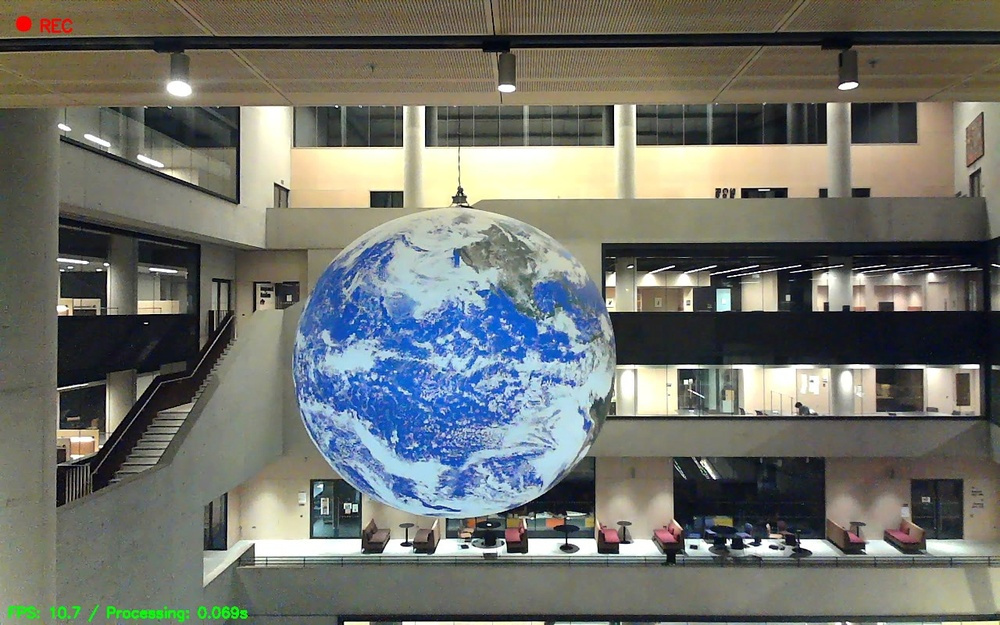
#> input picture submission_ready/final/Dataset_25/task_2/2b/frames/frame_01.jpg, 1000 x 625 px, shrunk from 1280 x 800 before the run; its folder holds only this picture in this run
$ jupyter execute --allow-errors task_2.ipynb
#> lines starting #> are read from the running program, lines starting #| are printed output that depends on the picture; after the words box and inside, x2 and y2 are one past the last pixel; in counts of white or black regions, pixels touching at a corner belong together
#> in main, image is the input picture: PIL image 1000x625 RGB; mean R, G, B 111.8, 114, 107.6
[cell 1]
import torchvision.transforms as transforms
from PIL import Image, ImageFilter
import matplotlib.pyplot as plt
import numpy as np
from tqdm import tqdm
from collections import deque
import cv2
import os


def threshoding(hsv_image: Image.Image, hue_threshold: list, saturation_threshold: int = 0) -> np.ndarray:
#> called with saturation_threshold = 180
    hsv_image_copy = hsv_image.copy()
    hsv_array = np.array(hsv_image_copy)

    hue_channel = hsv_array[:, :, 0]
    saturation_channel = hsv_array[:, :, 1]
    mask = (hue_channel >= hue_threshold[0]) & (hue_channel <= hue_threshold[1]) & (saturation_channel >= saturation_threshold)
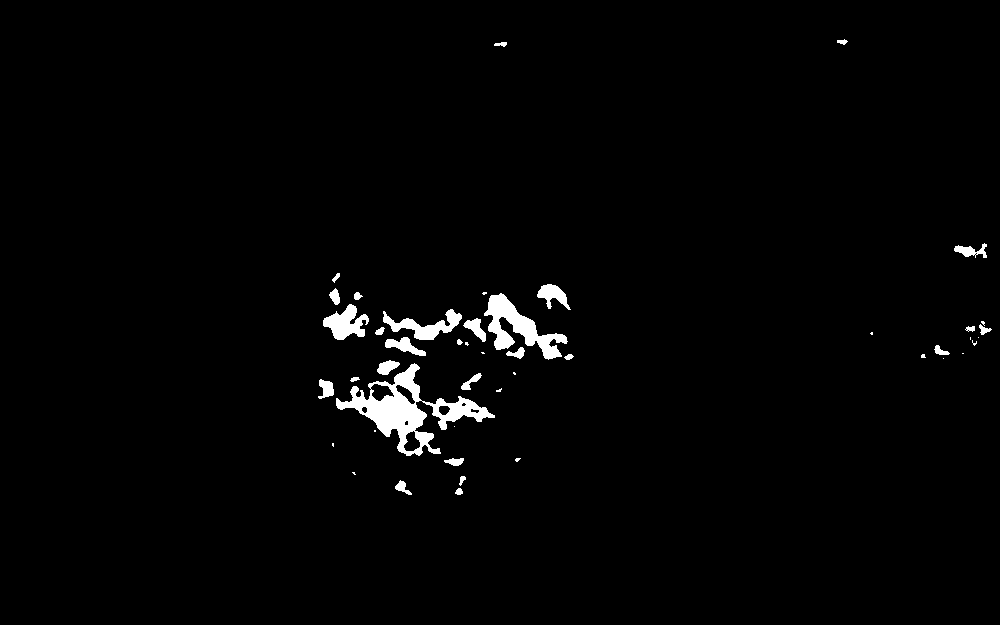
#> mask: shape (625, 1000) bool; 1.8% white; 46 white regions (18 under 20 px), largest, box (x1, y1, x2, y2) and area: (336, 363, 495, 456) 4233, (484, 293, 568, 360) 2028, (383, 309, 462, 340) 946
    binary_image = np.zeros_like(hue_channel)
    binary_image[mask] = 255

    return binary_image


def region_growing(hsv_image: Image.Image, seed_point: tuple, threshold: int):
    # Setup
    hsv_image_copy = hsv_image.copy()
    hsv_array = np.array(hsv_image_copy)
    hue_channel = hsv_array[:, :, 0]

    if threshold == 0:
        return np.zeros_like(hue_channel)

    seeds = seed_point # Your ocean seed
    connectivity = 4 # or 8
    flags = connectivity | (255 << 8) | cv2.FLOODFILL_FIXED_RANGE

    # floodFill expects a numpy array.
    # We work on the Hue channel directly.
    # Note: cv2.floodFill modifies the image in-place, so we copy.
    work_image = hue_channel.copy()

    h, w = work_image.shape
    mask = np.zeros((h+2, w+2), np.uint8) # floodFill requires mask to be 2px larger

    # Run Region Growing (Instant in C++)
    # For 1-channel image, newVal is a scalar, loDiff/upDiff are scalars.
    cv2.floodFill(work_image, mask, seeds, 255, (threshold,), (threshold,), flags)

    # Extract the actual binary map (Crop the 2px border)
    binary_output = mask[1:-1, 1:-1]

    return binary_output

def threshold_and_region_growing(hsv_image: Image.Image, rg_threshold: int, saturation_threshold: int = 120):
    binary_seeds = threshoding(hsv_image, hue_threshold=[140, 190], saturation_threshold=saturation_threshold)
    plt.imshow(binary_seeds, cmap='gray')
    plt.axis('off')
    plt.show()


    segmented_images = []
    for y in range(0, binary_seeds.shape[0], 50):
        for x in range(0, binary_seeds.shape[1], 50):
            if binary_seeds[y, x] == 255:
                # print(f"Seed found at: ({x}, {y})")
                segmented_image = region_growing(hsv_image, seed_point=(x, y), threshold=rg_threshold)
                segmented_images.append(segmented_image)
#> after the loop, segmented_images = 4 items
    # Combine all segmented images
    combined_segmented_image = np.zeros_like(binary_seeds)
    for seg_img in segmented_images:
        combined_segmented_image = np.maximum(combined_segmented_image, seg_img)
#> this loop made 4 passes
    plt.imshow(combined_segmented_image, cmap='gray')
    plt.axis('off')
    plt.show()

    return combined_segmented_image


def get_circle_from_3_points(p1, p2, p3):
    """
    Mathematical helper to find (cx, cy, r) from 3 points.
    """
    x1, y1 = p1
    x2, y2 = p2
    x3, y3 = p3

    D = 2 * (x1 * (y2 - y3) + x2 * (y3 - y1) + x3 * (y1 - y2))

    if abs(D) < 1e-7: # Points are collinear (straight line)
        return None

    center_x = ((x1**2 + y1**2) * (y2 - y3) + (x2**2 + y2**2) * (y3 - y1) + (x3**2 + y3**2) * (y1 - y2)) / D
    center_y = ((x1**2 + y1**2) * (x3 - x2) + (x2**2 + y2**2) * (x1 - x3) + (x3**2 + y3**2) * (x2 - x1)) / D

    radius = np.sqrt((center_x - x1)**2 + (center_y - y1)**2)

    return (center_x, center_y, radius)

def fit_circle_ransac(img, max_iterations=2000, distance_threshold=2.0):
    """
    Fits a circle to the edge points of an image using RANSAC.

    img: Input image (RGB or BGR or Gray)
    """
#> called with max_iterations = 2000, distance_threshold = 2
    # Convert PIL to Numpy if needed
    if isinstance(img, Image.Image):
        img = np.array(img)
        # PIL is RGB, OpenCV expects BGR usually.
        # We will convert to Gray anyway.
        gray = cv2.cvtColor(img, cv2.COLOR_RGB2GRAY)
    elif isinstance(img, np.ndarray):
        if len(img.shape) == 3:
            # Assume BGR if numpy array (standard OpenCV)
            gray = cv2.cvtColor(img, cv2.COLOR_BGR2GRAY)
        else:
            gray = img
    else:
        return None, None

    # Edge detection to find points
    edges = cv2.Canny(gray, 100, 200)
#> edges: shape (625, 1000); 0.51% white in thin lines or dots, all inside (x1, y1, x2, y2) = (289, 233, 638, 518)

    # Get coordinates of edge points
    # np.where returns (row, col) -> (y, x)
    y_coords, x_coords = np.where(edges > 0)
#> y_coords = 3181 values from 233 to 517; x_coords = 3181 values, max 637 at index 783, min 289 at index 1254, mean 475.5
    points = np.column_stack((x_coords, y_coords))
#> points = 3181 pairs, first value 289 to 637, second value 233 to 517

    if len(points) < 3:
        print("Not enough points for RANSAC")
        return np.zeros_like(gray), (0, 0, 0, 0)

    best_circle = None
    max_inliers = 0

    # RANSAC Loop
    for i in range(max_iterations):
        # A. Pick 3 random points
        sample_indices = np.random.choice(len(points), 3, replace=False)
        p1, p2, p3 = points[sample_indices]

        # B. Calculate Circle from 3 points
        temp_circle = get_circle_from_3_points(p1, p2, p3)

        if temp_circle is None: continue

        cx, cy, r = temp_circle

        # Filter circles that are too small or too large
        if r > max(gray.shape) or r < 50:
            continue

        # Check if center is somewhat within image bounds
        if not (-r < cx < gray.shape[1] + r and -r < cy < gray.shape[0] + r):
            continue

        # C. Calculate distances of ALL points to this circle center
        dists = np.sqrt((points[:, 0] - cx)**2 + (points[:, 1] - cy)**2)

        # D. Count Inliers
        error = np.abs(dists - r)
        inliers_count = np.count_nonzero(error < distance_threshold)

        # E. Keep the best model
        if inliers_count > max_inliers:
            max_inliers = inliers_count
            best_circle = (cx, cy, r)
#> this loop made 2000 passes
#> (sample_indices, x1 in get_circle_from_3_points, y1 in get_circle_from_3_points, x2 in get_circle_from_3_points, y2 in get_circle_from_3_points, x3 in get_circle_from_3_points, y3 in get_circle_from_3_points, D in get_circle_from_3_points) on passes 1, 9, 22: ([1094, 641, 1572], 575, 348, 557, 307, 577, 388, -1276), ([2166, 487, 2795], 563, 463, 461, 295, 502, 501, -28248), ([858, 3166, 389], 602, 322, 436, 516, 312, 288, 123808)

    # Create mask and bbox
    mask = np.zeros_like(gray)
    bbox = (0, 0, gray.shape[1], gray.shape[0])

    if best_circle:
        cx, cy, r = best_circle
        cv2.circle(mask, (int(cx), int(cy)), int(r), 255, -1)
#> mask: shape (625, 1000); 10.3% white; 1 white region, box (x1, y1, x2, y2) and area: (291, 221, 578, 508) 64209

        x1 = int(max(cx - r, 0))
        y1 = int(max(cy - r, 0))
        x2 = int(min(cx + r, gray.shape[1]))
        y2 = int(min(cy + r, gray.shape[0]))
        bbox = (x1, y1, x2, y2)

    return mask, bbox


def main():
    image_dir = "./Dataset_25/task_2/2b/frames"

    centres = []
    for file in os.listdir(image_dir):
        if file.endswith(".jpg"):
            image_path = os.path.join(image_dir, file)
            image = Image.open(image_path).convert('RGB')
            blurred_image = image.filter(ImageFilter.GaussianBlur(radius=2))
            hsv_image = blurred_image.convert('HSV')

            segmented_image = threshold_and_region_growing(hsv_image=hsv_image, rg_threshold=10, saturation_threshold=180)
            ransac_mask, box = fit_circle_ransac(segmented_image)
            centre = np.average(np.column_stack(np.where(ransac_mask > 0)), axis=0)[::-1]  # (x, y)


            centres.append(centre)

    ref_img_path = os.path.join(image_dir, "frame_00.jpg")
    # plot the centres on the reference image
    ref_image = Image.open(ref_img_path).convert('RGB')
    plt.imshow(ref_image)
    for centre in centres:
        if centre is not None:
            plt.scatter([centre[0]], [centre[1]], color='red', s=10)
    plt.axis('off')
    plt.savefig('centre_swing.png', bbox_inches='tight', pad_inches=0.1)
    plt.show()


#> (the rest of this cell did not finish here and is left out)

### 2c: Measure Distance to the Ground

[cell 2]
#WORK GEH VERSION 2c


import numpy as np
from scipy.io import loadmat
import matplotlib.pyplot as plt
import time
import math
import cv2
plt.close('all')


def dynamicProgramVec(unaryCosts, pairwiseCosts):

    # count number of positions (i.e. pixels in the scanline), and nodes at each
    # position (i.e. the number of distinct possible disparities at each position)
    nNodesPerPosition = len(unaryCosts)
    nPosition = len(unaryCosts[0])

    # define minimum cost matrix - each element will eventually contain
    # the minimum cost to reach this node from the left hand side.
    # We will update it as we move from left to right
    minimumCost = np.zeros([nNodesPerPosition, nPosition])

    # TODO: fill this function in. (hint use tiling and perform calculations columnwise with matricies)

    parents = np.zeros([nNodesPerPosition, nPosition])

    unaryCosts = np.array(unaryCosts)
    pairwiseCosts = np.array(pairwiseCosts)

    minimumCost[:, 0] = unaryCosts[:, 0]

    for c in range(1, nPosition):

        prev = minimumCost[:, c-1].reshape(-1, 1)
        transitionCost = prev + pairwiseCosts

        minCost = np.min(transitionCost, axis=0)
        minInd  = np.argmin(transitionCost, axis=0)

        minimumCost[:, c] = unaryCosts[:, c] + minCost
        parents[:, c] = minInd

    bestPath = np.zeros(nPosition, dtype=int)

    bestPath[-1] = np.argmin(minimumCost[:, -1])
    parent = bestPath[-1]

    for c in range(nPosition-2, -1, -1):
        bestPath[c] = parents[parent, c+1]
        parent = bestPath[c]

    return bestPath


def apply_distortion(img, camera_matrix, dist_coeffs):
    """
    Apply distortion to an image based on camera parameters
    """
    h, w = img.shape[:2]

    # Create map for distortion
    map_x = np.zeros((h, w), dtype=np.float32)
    map_y = np.zeros((h, w), dtype=np.float32)

    # Camera parameters
    fx = camera_matrix[0, 0]
    fy = camera_matrix[1, 1]
    cx = camera_matrix[0, 2]
    cy = camera_matrix[1, 2]

    k1, k2, p1, p2, k3 = dist_coeffs[0], dist_coeffs[1], dist_coeffs[2], dist_coeffs[3], dist_coeffs[4]

    print(f"Applying distortion with k1={k1:.4f}, k2={k2:.4f}")

    # For each pixel in the output (distorted) image
    for v in range(h):
        for u in range(w):
            # Normalize coordinates
            x = (u - cx) / fx
            y = (v - cy) / fy

            # Calculate r^2
            r2 = x*x + y*y
            r4 = r2 * r2
            r6 = r4 * r2

            # Radial distortion
            radial = 1 + k1*r2 + k2*r4 + k3*r6

            # Tangential distortion
            dx = 2*p1*x*y + p2*(r2 + 2*x*x)
            dy = p1*(r2 + 2*y*y) + 2*p2*x*y

            # Apply distortion
            x_distorted = x * radial + dx
            y_distorted = y * radial + dy

            # Convert back to pixel coordinates
            map_x[v, u] = x_distorted * fx + cx
            map_y[v, u] = y_distorted * fy + cy

    # Apply the distortion mapping
    distorted_img = cv2.remap(img, map_x, map_y, cv2.INTER_LINEAR)

    return distorted_img


# Camera 1 Intrinsics from your MATLAB output
camera_matrix_1 = np.array([
    [1054.9526, 0, 825.8235],
    [0, 1041.7461, 351.6964],
    [0, 0, 1]
], dtype=np.float32)

# Radial distortion for Camera 1: [k1, k2, p1, p2, k3]
dist_coeffs_1 = np.array([0.4745, -1.3516, 0, 0, 0], dtype=np.float32)

# Camera 2 Intrinsics from your MATLAB output
camera_matrix_2 = np.array([
    [1084.3657, 0, 695.6607],
    [0, 1086.9103, 347.2030],
    [0, 0, 1]
], dtype=np.float32)

# Radial distortion for Camera 2: [k1, k2, p1, p2, k3]
dist_coeffs_2 = np.array([0.0565, -0.1061, 0, 0, 0], dtype=np.float32)


# Load images
left_img_path = "./Dataset_25/task_2/2c_00_cam2.jpg"
right_img_path = "./Dataset_25/task_2/2c_00_cam1.jpg"

im1_color = cv2.imread(left_img_path)
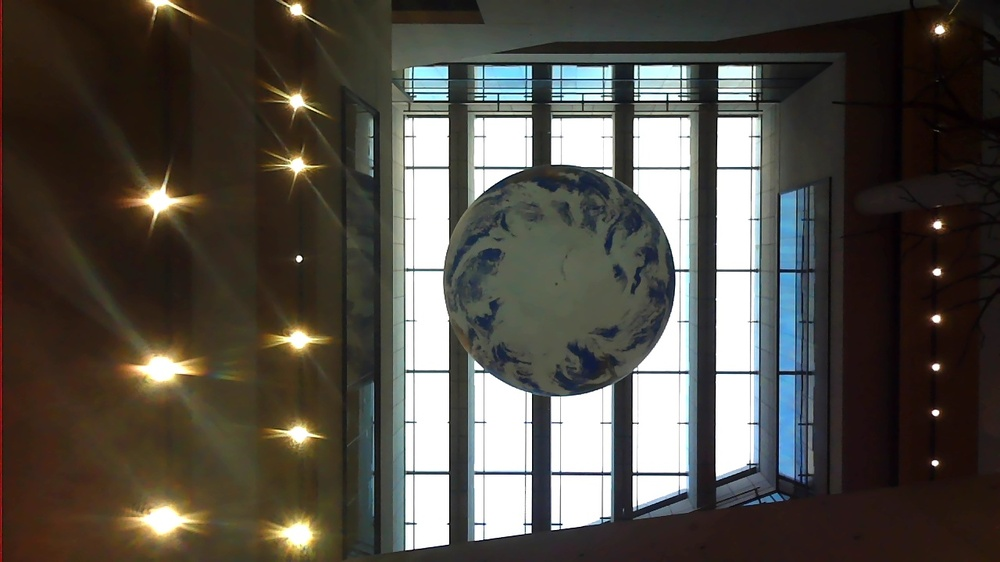
#> input picture submission_ready/final/Dataset_25/task_2/2c_00_cam2.jpg, 1000 x 562 px, shrunk from 1280 x 720 before the run
#> im1_color is the input picture: shape (562, 1000, 3); mean B, G, R 71, 78.2, 82.5
im2_color = cv2.imread(right_img_path)
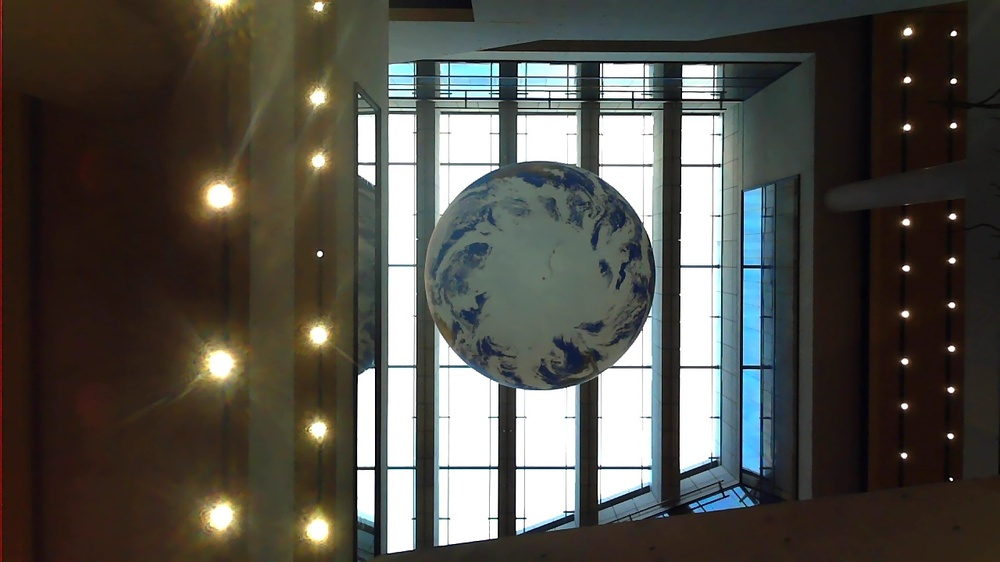
#> input picture submission_ready/final/Dataset_25/task_2/2c_00_cam1.jpg, 1000 x 562 px, shrunk from 1280 x 720 before the run
#> im2_color is the input picture: shape (562, 1000, 3); mean B, G, R 73.4, 79.8, 81.9
im1_original = cv2.imread(left_img_path, cv2.IMREAD_GRAYSCALE)
im2_original = cv2.imread(right_img_path, cv2.IMREAD_GRAYSCALE)

if im1_original is None or im2_original is None:
    raise FileNotFoundError("Images not found")

# ===== APPLY DISTORTION HERE =====
print("\n===== Applying Distortion =====")
print("Distorting Camera 2 (left image)...")
im1_distorted = apply_distortion(im1_original, camera_matrix_2, dist_coeffs_2)
#> after the loop in apply_distortion, `for v in range(h):`:
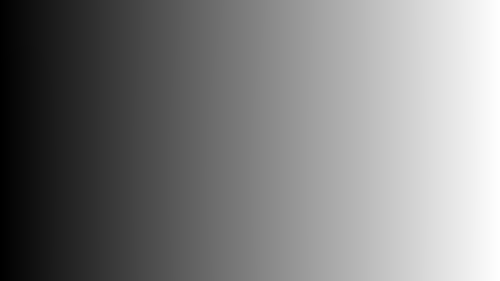
#> map_x: shape (562, 1000) float32 (shown at 1/2 size); min -3.67, max 1001, mean 498.2; drawn with min black and max white

print("Distorting Camera 1 (right image)...")
im2_distorted = apply_distortion(im2_original, camera_matrix_1, dist_coeffs_1)
#> after the loop in apply_distortion (call 2), `for v in range(h):`:
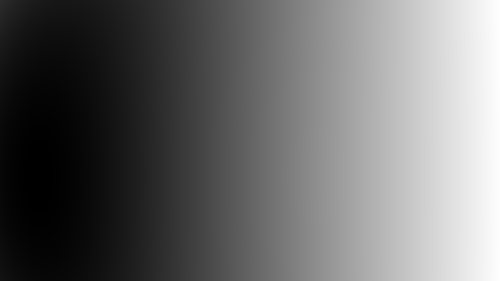
#> map_x: shape (562, 1000) float32 (shown at 1/2 size); min 154.9, max 1005.9, mean 512.3; drawn with min black and max white
#> after the loop in apply_distortion (call 2), `for v in range(h):`:
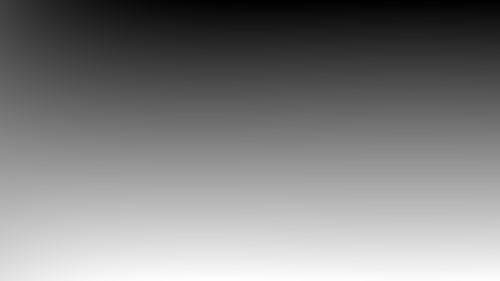
#> map_y: shape (562, 1000) float32 (shown at 1/2 size); min -14.65, max 569.7, mean 281.3; drawn with min black and max white

# Save distorted images
cv2.imwrite('distorted_cam2_left.jpg', im1_distorted)
cv2.imwrite('distorted_cam1_right.jpg', im2_distorted)

# ===== DIAGNOSTIC CHECK: Show original vs distorted images =====
print("\n===== Camera Setup Check =====")
plt.figure(figsize=(14, 10))

plt.subplot(2, 2, 1)
plt.imshow(cv2.cvtColor(im1_color, cv2.COLOR_BGR2RGB))
plt.title('ORIGINAL - LEFT Camera (cam2)')

plt.subplot(2, 2, 2)
plt.imshow(cv2.cvtColor(im2_color, cv2.COLOR_BGR2RGB))
plt.title('ORIGINAL - RIGHT Camera (cam1)')

plt.subplot(2, 2, 3)
plt.imshow(im1_distorted, cmap='gray')
plt.title('DISTORTED - LEFT Camera (cam2)')

plt.subplot(2, 2, 4)
plt.imshow(im2_distorted, cmap='gray')
plt.title('DISTORTED - RIGHT Camera (cam1)')

plt.tight_layout()
plt.show()


# Use distorted images for stereo matching
im1 = im1_distorted
im2 = im2_distorted

# Convert to float
im1 = im1.astype(np.float32)
im2 = im2.astype(np.float32)

print("Original:", im1.shape)
#| Original: (562, 1000)

# downsample, because DP stereo cannot run full resolution
scale = 0.35
im1 = cv2.resize(im1, (0,0), fx=scale, fy=scale)
#> im1: shape (197, 350) float32
im2 = cv2.resize(im2, (0,0), fx=scale, fy=scale)
#> im2: shape (197, 350) float32

imY, imX = im1.shape
print("Resized:", im1.shape)
#| Resized: (197, 350)
f_pixel = (1054.9526+1084.3657)/2*scale
#f_pixel = 1084 * scale
baseline = 1.508

print("Using f_pixel =", f_pixel)

maxDisp = 80
alpha = 1
noiseSD = 8

pairwiseCosts = alpha*np.ones([maxDisp, maxDisp]) - alpha*np.eye(maxDisp)
estDisp = np.zeros([imY, imX - maxDisp])

start = time.perf_counter()
for y in range(imY):
    unary = np.zeros([maxDisp, imX - maxDisp])
    for d in range(maxDisp):
        diff = im1[y, :imX-maxDisp] - im2[y, d:d+(imX-maxDisp)]
        unary[d, :] = (diff*diff) / (2*noiseSD*noiseSD)
    estDisp[y, :] = dynamicProgramVec(unary, pairwiseCosts)
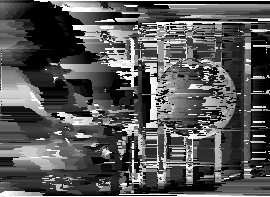
#> estDisp: shape (197, 270) float64; min 0, max 79, mean 26.8; drawn with min black and max white
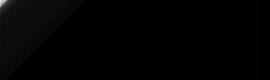
#> unary: shape (80, 270) float64; min 1.83e-06, max 485.9, mean 5.4; drawn with min black and max white

print("Computing Disparity Done:", time.perf_counter()-start, "sec")

print("\n===== Disparity Info =====")
print(f"estDisp shape: {estDisp.shape}")
#| estDisp shape: (197, 270)
print(f"estDisp min/max: {estDisp.min():.2f} / {estDisp.max():.2f}")
#| estDisp min/max: 0.00 / 79.00
print(f"estDisp mean: {np.mean(estDisp):.2f}")
#| estDisp mean: 26.84
print(f"estDisp median: {np.median(estDisp):.2f}")
#| estDisp median: 20.00
print(f"Number of zeros: {np.sum(estDisp == 0)}")
#| Number of zeros: 6887

depth = (f_pixel * baseline) / (estDisp + 1e-6)
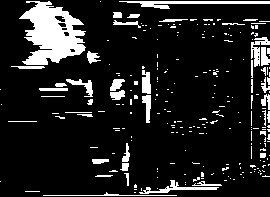
#> depth: shape (197, 270) float64; min 7.15, max 564566099.4, mean 73099622.2; drawn with min black and max white
real_depth = 20

# Region around the bottle (adjust manually after viewing images)
y1, y2 = int(250*scale), min(int(450*scale), estDisp.shape[0])
x1, x2 = int(650*scale), min(int(750*scale), estDisp.shape[1])

print(f"\n===== ROI Coordinates =====")
print(f"Scaled ROI: y[{y1}:{y2}], x[{x1}:{x2}]")
#| Scaled ROI: y[87:157], x[227:262]
roi_disparity = estDisp[y1:y2, x1:x2]

valid_disparities = roi_disparity

median_disparity = np.median(valid_disparities)
estimated_depth = (f_pixel * baseline) / median_disparity
print(f"Median disparity in ROI: {median_disparity:.2f}")
#| Median disparity in ROI: 12.00
print(f"Estimated Depth: {estimated_depth:.3f}m")
#| Estimated Depth: 47.047m
print(f"Real Depth: {real_depth}m")
print(f"Error: {abs(estimated_depth - real_depth):.3f}m")
#| Error: 27.047m


# Visualization
plt.figure(figsize=(15, 5))

plt.subplot(1, 3, 1)
plt.imshow(im1, cmap='gray')
plt.title('Left Image (distorted & processed)')
plt.colorbar()

plt.subplot(1, 3, 2)
plt.imshow(estDisp, cmap='jet')
plt.title('Disparity Map')
plt.colorbar()

plt.subplot(1, 3, 3)
plt.imshow(depth, cmap='jet', vmin=0, vmax=30)
plt.title('Depth Map (0-30m)')
plt.colorbar()

plt.tight_layout()
plt.show()

# Individual plots
plt.figure()
plt.imshow(estDisp, cmap="gray")
plt.colorbar()
plt.title("Disparity")
plt.show()

plt.figure()
plt.imshow(depth, cmap='jet', vmin=0, vmax=30)
plt.colorbar()
plt.title("Depth (meters)")
plt.show()
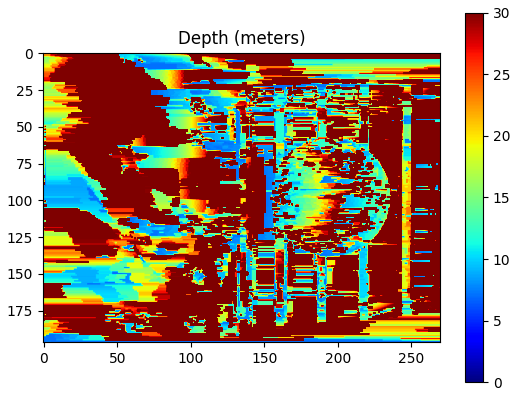
#> figure drawn by matplotlib, 2 panels
